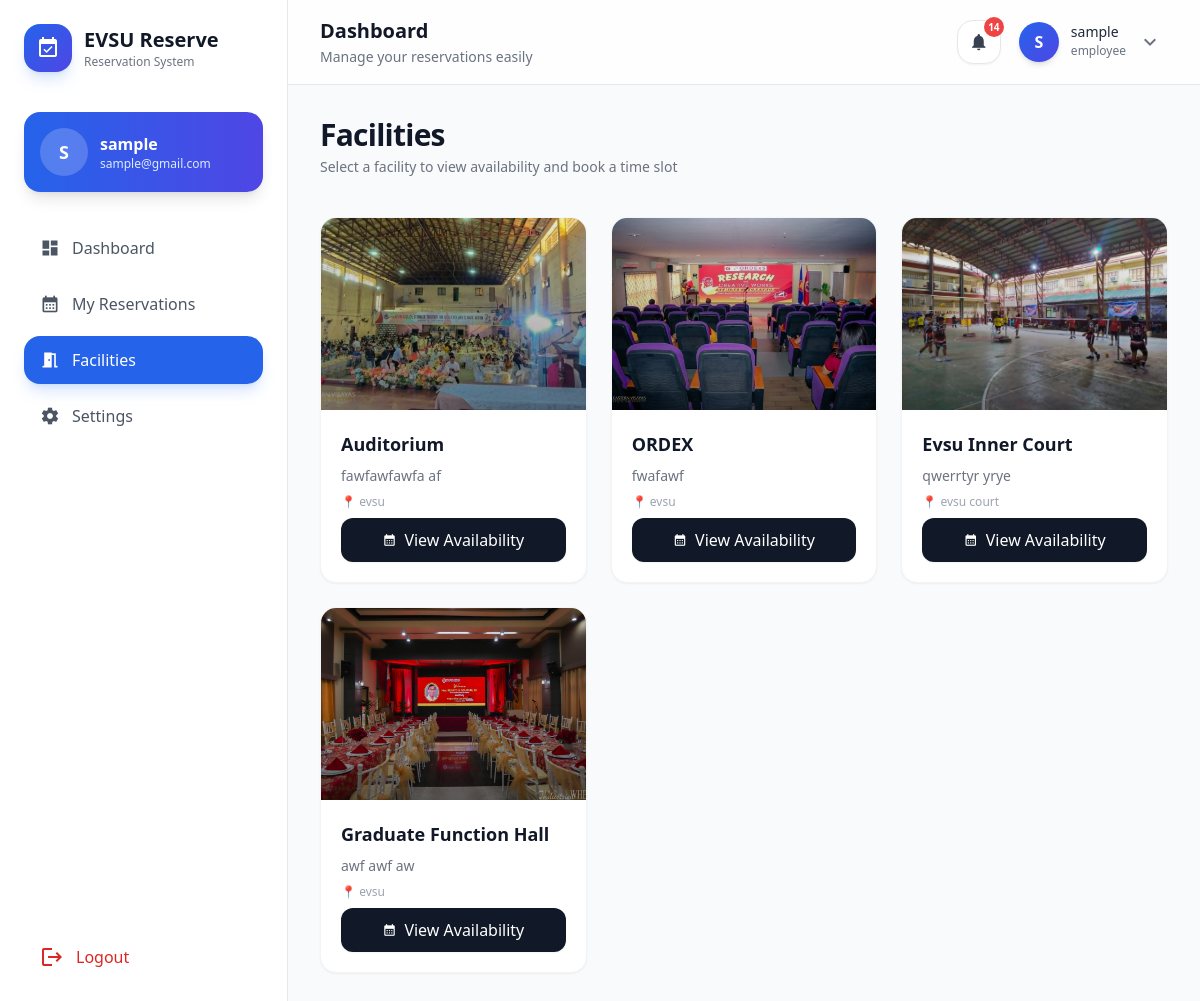
Screenshot of /facilities/ (signed in) with the database file from the repository.
### core/models.py (models this page shows, shortened)
class User(AbstractUser):
    ROLE_CHOICES = [
        ('admin', 'Admin'),
        ('employee', 'Employee'),
        ('student', 'Student'),
    ]
    role = models.CharField(max_length=10, choices=ROLE_CHOICES, default='employee')
    email = models.EmailField(unique=True)
    groups = models.ManyToManyField(
        Group,
        related_name='custom_user_set',
        blank=True,
        verbose_name='groups'
    )
    user_permissions = models.ManyToManyField(
        Permission,
        related_name='custom_user_set_permissions',
        blank=True,
        verbose_name='user permissions'
    )
    USERNAME_FIELD = 'username'
    REQUIRED_FIELDS = ['email']

class Facility(models.Model):
    name = models.CharField(max_length=100)
    description = models.TextField(blank=True)
    location = models.CharField(max_length=100, blank=True)
    capacity = models.PositiveIntegerField(null=True, blank=True)
    image = models.ImageField(
        upload_to='facilities/',
        blank=True,
        null=True,
        default='images/default.jpg'   # ✅ ADD THIS
    )
    is_active = models.BooleanField(default=True)

### core/views.py (the view)
# urls.py: path('facilities/', views.facilities_view, name='facilities'),
@login_required
def facilities_view(request):
    facilities = Facility.objects.filter(is_active=True)
    today = timezone.now().date()
    if request.method == "POST":
        form = ReservationForm(request.POST)
        if form.is_valid():
            reservation = form.save(commit=False)
            reservation.user = request.user
            reservation.status = "pending"
            try:
                reservation.full_clean()  # Validate constraints
                reservation.save()
                messages.success(request, f"Reservation for {reservation.facility.name} on {reservation.date} submitted!")
                return redirect('facilities')
            except Exception as e:
                messages.error(request, str(e))
        else:
            messages.error(request, "Please correct the errors below.")
    else:
        form = ReservationForm()
    context = {
        'facilities': facilities,
        'form': form,
        'today': today,
    }
    return render(request, 'user/facilities.html', context)

### core/context_processors.py (called while the page is built)
def notifications(request):
    if request.user.is_authenticated:
        count = Notification.objects.filter(user=request.user, is_read=False).count()
    else:
        count = 0
    return {
        'unread_notifications_count': count
    }

### templates/user/facilities.html (shortened to what this page needs)
{% extends 'user/base.html' %}
{% load widget_tweaks %}
{% block content %}
<div class="max-w-7xl mx-auto space-y-10">
    <div class="space-y-1">
        <h2 class="text-3xl font-semibold text-gray-900 tracking-tight">
            Facilities
        </h2>
        <p class="text-sm text-gray-500">
            Select a facility to view availability and book a time slot
        </p>
    </div>
    {% if facilities %}
    <div class="grid grid-cols-1 md:grid-cols-2 lg:grid-cols-3 gap-6">
        {% for facility in facilities %}
        <div
            class="group bg-white rounded-2xl border border-gray-100 shadow-sm hover:shadow-xl transition-all duration-300 overflow-hidden">
            <div class="relative h-48 overflow-hidden cursor-pointer group"
                onclick="openImageModal('{{ facility.image.url|default:'/static/images/default_facility.png' }}')">
                {% if facility.image %}
                <img src="{{ facility.image.url }}"
                    class="w-full h-full object-cover group-hover:scale-105 transition duration-500">
                {% else %}
                <img src="/static/images/default_facility.png"
                    class="w-full h-full object-cover group-hover:scale-105 transition duration-500">
                {% endif %}
                <div class="absolute inset-0 bg-gradient-to-t from-black/40 to-transparent"></div>
            </div>
            <div class="p-5 space-y-2">
                <h3 class="text-lg font-semibold text-gray-900">
                    {{ facility.name }}
                </h3>
                <p class="text-sm text-gray-500 line-clamp-2">
                    {{ facility.description|default:"No description available." }}
                </p>
                <p class="text-xs text-gray-400">
                    📍 {{ facility.location|default:"N/A" }}
                </p>
                <a href="{% url 'facility_schedule_page' facility.id %}"
                    class="mt-4 w-full group flex items-center justify-center gap-2 bg-gray-900 text-white py-2.5 rounded-xl hover:bg-black transition shadow-sm hover:shadow-md">
                    <span class="material-icons text-sm group-hover:scale-110 transition">
                    </span>
                    View Availability
                </a>
            </div>
        </div>
        {% endfor %}
    </div>
    {% else %}
    <div class="text-center py-20">
        <p class="text-gray-500">No facilities available at the moment.</p>
    </div>
    {% endif %}
</div>
{% endblock %}

### templates/user/base.html (shortened to what this page needs)
{% load static %}
<!DOCTYPE html>
<html lang="en">
<head>
    <script src="https://cdn.tailwindcss.com"></script>
</head>
<body class="font-sans bg-gray-50 text-gray-800 flex min-h-screen overflow-x-hidden">
    <aside class="hidden lg:flex flex-col w-72 h-screen sticky top-0
                  bg-white/90 backdrop-blur-xl border-r border-gray-200">
        <div class="flex flex-col h-full p-6">
            <div class="flex items-center gap-3 mb-10">
                <div class="w-12 h-12 rounded-2xl bg-gradient-to-br from-blue-600 to-indigo-600
                            flex items-center justify-center shadow-lg shadow-blue-500/20">
                    <span class="material-icons text-white text-2xl">
                    </span>
                </div>
                <div>
                    <h1 class="text-xl font-bold text-gray-900">
                        EVSU Reserve
                    </h1>
                    <p class="text-xs text-gray-500">
                        Reservation System
                    </p>
                </div>
            </div>
            <div class="mb-8">
                <div class="p-4 rounded-2xl bg-gradient-to-r from-blue-600 to-indigo-600 text-white shadow-lg">
                    <div class="flex items-center gap-3">
                        <div class="w-12 h-12 rounded-full bg-white/20 backdrop-blur
                                    flex items-center justify-center text-lg font-semibold">
                            {{ request.user.username|slice:":1"|upper }}
                        </div>
                        <div class="min-w-0">
                            <p class="font-semibold truncate">
                                {{ request.user.username }}
                            </p>
                            <p class="text-xs text-blue-100 truncate">
                                {{ request.user.email }}
                            </p>
                        </div>
                    </div>
                </div>
            </div>
            <nav class="flex-1 space-y-2">
                <a href="{% url 'user_dashboard' %}"
                   class="group flex items-center gap-3 px-4 py-3 rounded-2xl
                          transition-all duration-300
                          {% if request.resolver_match.url_name == 'user_dashboard' %}
                          bg-blue-600 text-white shadow-lg shadow-blue-500/20
                          {% else %}
                          text-gray-600 hover:bg-gray-100 hover:text-gray-900
                          {% endif %}">
                    <span class="material-icons text-[20px]">dashboard</span>
                    <span class="font-medium">
                        Dashboard
                    </span>
                </a>
                <a href="{% url 'my_reservations' %}"
                   class="group flex items-center gap-3 px-4 py-3 rounded-2xl
                          transition-all duration-300
                          {% if request.resolver_match.url_name == 'my_reservations' %}
                          bg-blue-600 text-white shadow-lg shadow-blue-500/20
                          {% else %}
                          text-gray-600 hover:bg-gray-100 hover:text-gray-900
                          {% endif %}">
                    <span class="material-icons text-[20px]">
                    </span>
                    <span class="font-medium">
                        My Reservations
                    </span>
                </a>
                <a href="{% url 'facilities' %}"
                   class="group flex items-center gap-3 px-4 py-3 rounded-2xl
                          transition-all duration-300
                          {% if request.resolver_match.url_name == 'facilities' %}
                          bg-blue-600 text-white shadow-lg shadow-blue-500/20
                          {% else %}
                          text-gray-600 hover:bg-gray-100 hover:text-gray-900
                          {% endif %}">
                    <span class="material-icons text-[20px]">
                    </span>
                    <span class="font-medium">
                        Facilities
                    </span>
                </a>
                <a href="#"
                   class="group flex items-center gap-3 px-4 py-3 rounded-2xl
                          text-gray-600 hover:bg-gray-100 hover:text-gray-900
                          transition-all duration-300">
                    <span class="material-icons text-[20px]">
                    </span>
                    <span class="font-medium">
                        Settings
                    </span>
                </a>
            </nav>
            <button onclick="openLogoutModal()"
                    class="mt-6 flex items-center gap-3 px-4 py-3 rounded-2xl
                           text-red-600 hover:bg-red-50 transition-all duration-300">
                <span class="material-icons">logout</span>
                <span class="font-medium">
                    Logout
                </span>
            </button>
        </div>
    </aside>
    <div class="flex-1 flex flex-col min-h-screen">
        <header class="sticky top-0 z-40
                       bg-white/80 backdrop-blur-xl
                       border-b border-gray-200">
            <div class="px-4 md:px-8 py-4 flex items-center justify-between">
                <div>
                    <h2 class="text-lg md:text-xl font-semibold text-gray-900">
                        {% block page_title %}Dashboard{% endblock %}
                    </h2>
                    <p class="text-xs md:text-sm text-gray-500 mt-0.5">
                        Manage your reservations easily
                    </p>
                </div>
                <div class="flex items-center gap-3">
                    <div class="relative">
                        <button id="notifBtn"
                            class="relative w-11 h-11 rounded-2xl
                                   bg-white border border-gray-200
                                   hover:bg-gray-100 transition
                                   flex items-center justify-center shadow-sm">
                            <span class="material-icons text-[20px] text-gray-700">
                            </span>
                            {% if unread_notifications_count > 0 %}
                            <span class="absolute -top-1 -right-1 min-w-[20px] h-5
                                         px-1 rounded-full bg-red-500 text-white
                                         text-[10px] flex items-center justify-center font-semibold">
                                {{ unread_notifications_count }}
                            </span>
                            {% endif %}
                        </button>
                    </div>
                    <div class="relative">
                        <button id="profileBtn"
                            class="flex items-center gap-3 p-1.5 rounded-2xl
                                   hover:bg-gray-100 transition">
                            <div class="w-10 h-10 rounded-full
                                        bg-gradient-to-br from-blue-600 to-indigo-600
                                        text-white font-semibold
                                        flex items-center justify-center shadow-md">
                                {{ request.user.username|slice:":1"|upper }}
                            </div>
                            <div class="hidden md:block text-left">
                                <p class="text-sm font-medium text-gray-800 leading-none">
                                    {{ request.user.username }}
                                </p>
                                <p class="text-xs text-gray-500 mt-1">
                                    {{ request.user.role }}
                                </p>
                            </div>
                            <span class="material-icons text-gray-500 hidden md:block">
                            </span>
                        </button>
                    </div>
                </div>
            </div>
        </header>
        <main class="flex-1 p-4 md:p-8 pb-28 lg:pb-8">
            {% block content %}{% endblock %}
        </main>
    </div>
</body>
</html>

### templates/user/base.html (style rules this page uses)
body { background-color: #f9fafb; }
header { backdrop-filter: blur(10px); }

### rows the page displays
User: user.username "S", user.username "sample", user.email "sample@gmail.com", user.role "employee"
Facility: image (picture), name "Auditorium", description "fawfawfawfa af", location "evsu"
Facility: image (picture), name "ORDEX", description "fwafawf", location "evsu"
Facility: image (picture), name "Evsu Inner Court", description "qwerrtyr yrye", location "evsu court"
Facility: image (picture), name "Graduate Function Hall", description "awf awf aw", location "evsu"

### other values shown
{{ unread_notifications_count }} "14"
